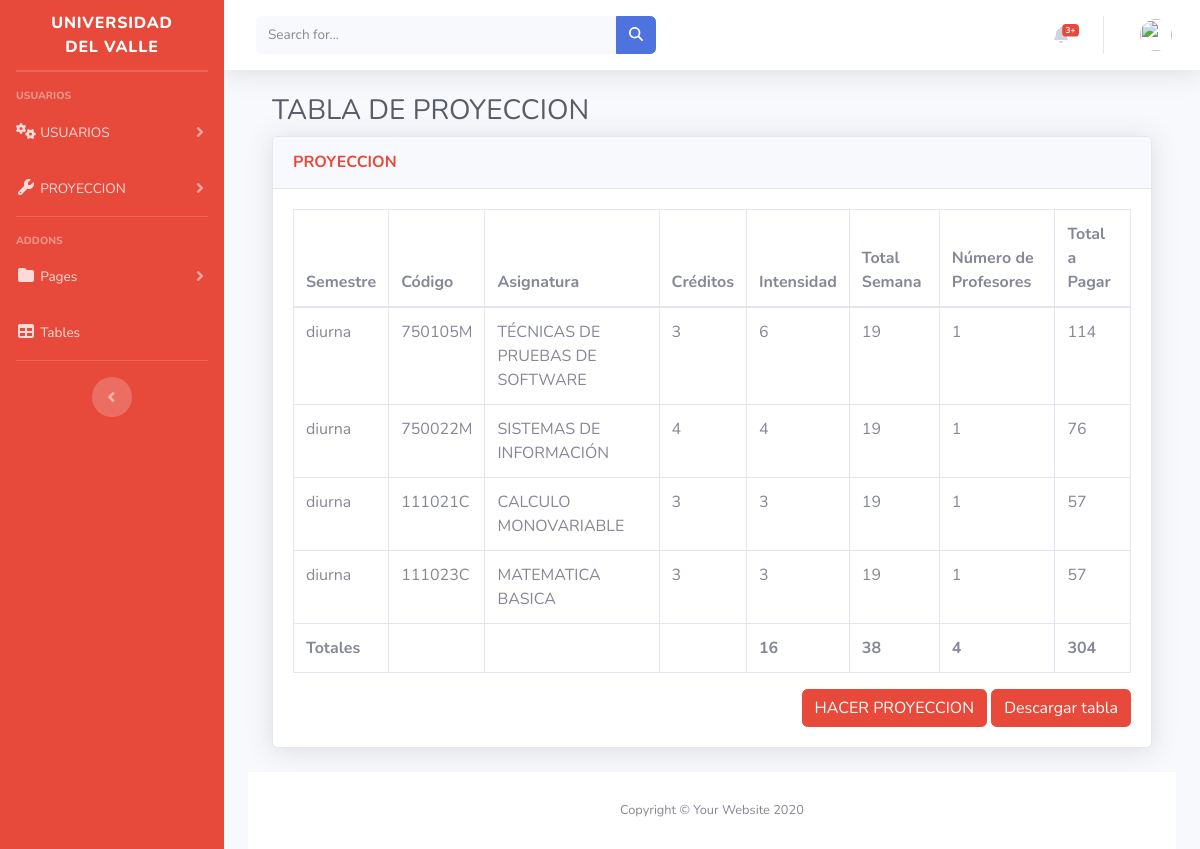
/inicio/reporte, run on the app's committed database.
### inicio/models.py (models this page shows, shortened)
class Programas(models.Model):
    codigo = models.AutoField(primary_key=True)
    nombre = models.CharField(max_length=200)
    correo = models.CharField(max_length=200)
    id_usuarios = models.ForeignKey(User, on_delete=models.CASCADE)
    jornada = models.CharField(max_length=200)

class Asignatura(models.Model):
    id = models.AutoField(primary_key=True)
    codigo= models.CharField(max_length=200)
    nombre = models.CharField(max_length=200)
    creditos = models.IntegerField()
    intensidad = models.IntegerField()

class Proyeccion(models.Model):
    id = models.AutoField(primary_key=True)
    id_programas = models.ForeignKey(Programas, on_delete=models.CASCADE)
    id_asignatura = models.ForeignKey(Asignatura, on_delete=models.CASCADE, null=True)
    total_semana = models.IntegerField(default=19)
    num_profesores = models.IntegerField(default=1)

### inicio/views.py (the view)
# urls.py: path('reporte', views.reporte_view, name='Reporte'),
def reporte_view(request):
    proyecciones = Proyeccion.objects.select_related('id_programas', 'id_asignatura')
    datos = []
    total_intensidad = 0
    total_semana = 0
    total_profesores = 0
    total_pago = 0
    for proyeccion in proyecciones:
        semestre = proyeccion.id_programas.jornada
        codigo = proyeccion.id_asignatura.codigo
        asignatura = proyeccion.id_asignatura.nombre
        creditos = proyeccion.id_asignatura.creditos
        intensidad = proyeccion.id_asignatura.intensidad
        total_semana = proyeccion.total_semana
        num_profesores = proyeccion.num_profesores
        datos.append({
            'semestre': semestre,
            'codigo': codigo,
            'asignatura': asignatura,
            'creditos': creditos,
            'intensidad': intensidad,
            'total_semana': total_semana,
            'num_profesores': num_profesores,
            'total_a_pagar': intensidad*total_semana,
        })
        total_intensidad+= intensidad
        total_semana += 19
        total_profesores += 1
        total_pago += intensidad*19
    context = {
        'datos': datos,
        'total_intensidad': total_intensidad,
        'total_semana': total_semana,
        'total_profesores': total_profesores,
        'total_pago': total_pago,
    }
    return render(request, 'reporte.html', context)

### inicio/templates/reporte.html (shortened to what this page needs)
{%extends "base.html"%}
{%block content%}
{%load static%}
<div>
<!DOCTYPE html>
<html lang="en">
<head>
    <link rel="stylesheet" href="https://cdnjs.cloudflare.com/ajax/libs/font-awesome/5.15.3/css/all.min.css" />
    <link href="vendor/fontawesome-free/css/all.min.css" rel="stylesheet" type="text/css">
    <link href="css/sb-admin-2.min.css" rel="stylesheet">
    <link href="vendor/datatables/dataTables.bootstrap4.min.css" rel="stylesheet">
</head>
<body id="page-top">
                <div class="container-fluid">
                    <h1 class="h3 mb-2 text-gray-800">TABLA DE PROYECCION</h1>
                    <div class="card shadow mb-4">
                        <div class="card-header py-3">
                            <h6 class="m-0 font-weight-bold text-danger">PROYECCION</h6>
                        </div>
                        <div class="card-body">
                            <div class="table-responsive">
                                <table class="table table-bordered" id="dataTable" width="100%" cellspacing="0">
                                    <thead>
                                        <tr>
                                            <th>Semestre</th>
                                            <th>Código</th>
                                            <th>Asignatura</th>
                                            <th>Créditos</th>
                                            <th>Intensidad</th>
                                            <th>Total Semana</th>
                                            <th>Número de Profesores</th>
                                            <th>Total a Pagar</th>
                                        </tr>
                                    </thead>
                                    <tbody>
                                        {% for dato in datos %}
                                        <tr>
                                            <td>{{ dato.semestre }}</td>
                                            <td>{{ dato.codigo }}</td>
                                            <td>{{ dato.asignatura }}</td>
                                            <td>{{ dato.creditos }}</td>
                                            <td>{{ dato.intensidad }}</td>
                                            <td>{{ dato.total_semana }}</td>
                                            <td>{{ dato.num_profesores }}</td>
                                            <td>{{ dato.total_a_pagar }}</td>
                                        </tr>
                                        {% endfor %}
                                        <tr>
                                            <th>Totales</th>
                                            <th></th>
                                            <th></th>
                                            <th></th>
                                            <th>{{ total_intensidad }}</th>
                                            <th>{{ total_semana }}</th>
                                            <th>{{ total_profesores }}</th>
                                            <th>{{ total_pago }}</th>
                                        </tr>
                                    </tbody>
                                </table>
                                <div class="text-right">
                                    <a href="{% url 'Proyeccion' %}" class="btn btn-danger ">HACER PROYECCION</a>
                                <a href="{% url 'descargar_tabla' %}" class="btn btn-danger">Descargar tabla</a>
                                </div>
                            </div>
                        </div>
                    </div>
                </div>
            </div>
            <footer class="sticky-footer bg-white">
                <div class="container my-auto">
                    <div class="copyright text-center my-auto">
                        <span>Copyright &copy; Your Website 2020</span>
                    </div>
                </div>
            </footer>
        </div>
    </div>
</body>
</html>
{%endblock%}

### data on the page
Programas: semestre "diurna"
Asignatura: codigo "750105M", asignatura "TÉCNICAS DE PRUEBAS DE SOFTWARE"
Proyeccion: semestre "diurna", codigo "750022M", asignatura "SISTEMAS DE INFORMACIÓN", creditos "4", intensidad "4", total_semana "19", num_profesores "1", total_a_pagar "76"
Proyeccion: semestre "diurna", codigo "111021C", asignatura "CALCULO MONOVARIABLE", creditos "3", intensidad "3", total_semana "19", num_profesores "1", total_a_pagar "57", codigo "111023C", asignatura "MATEMATICA BASICA"

### other printed values
{{ dato.creditos }} "3"
{{ dato.intensidad }} "6"
{{ dato.total_semana }} "19"
{{ dato.num_profesores }} "1"
{{ dato.total_a_pagar }} "114"
{{ total_intensidad }} "16"
{{ total_semana }} "38"
{{ total_profesores }} "4"
{{ total_pago }} "304"
